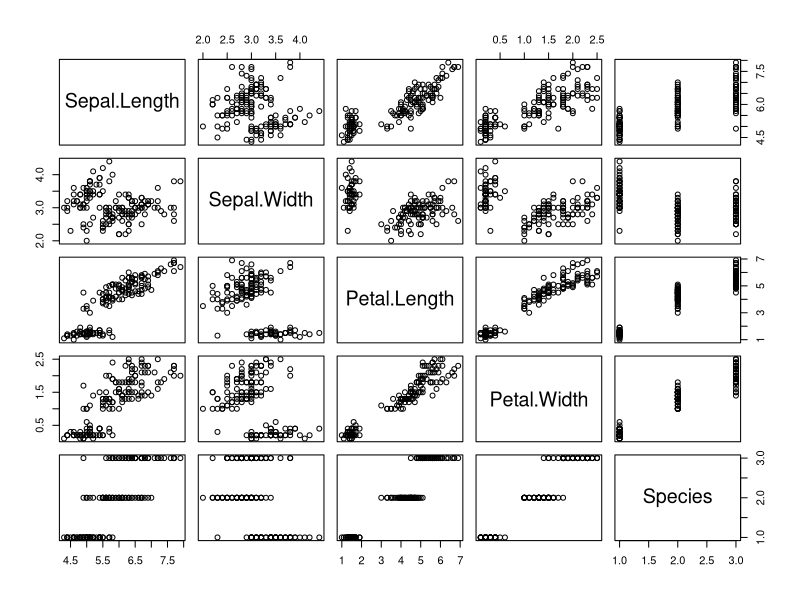
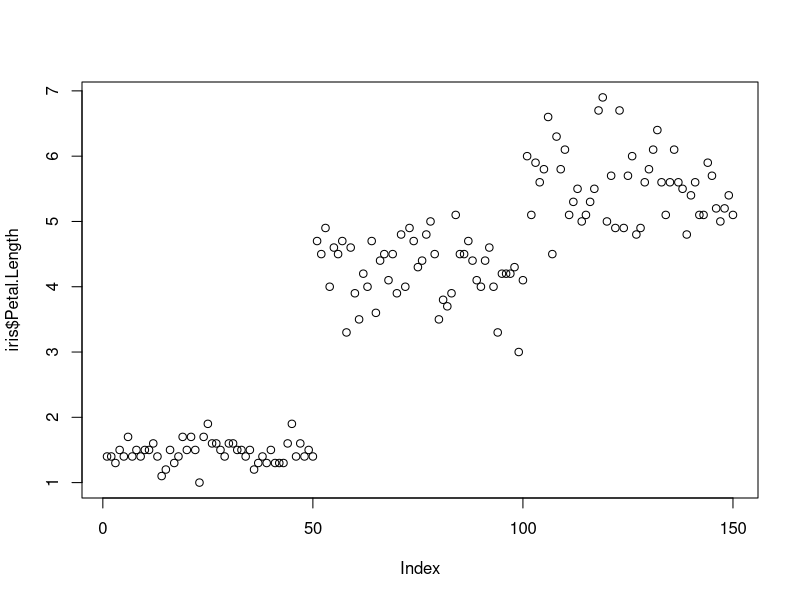
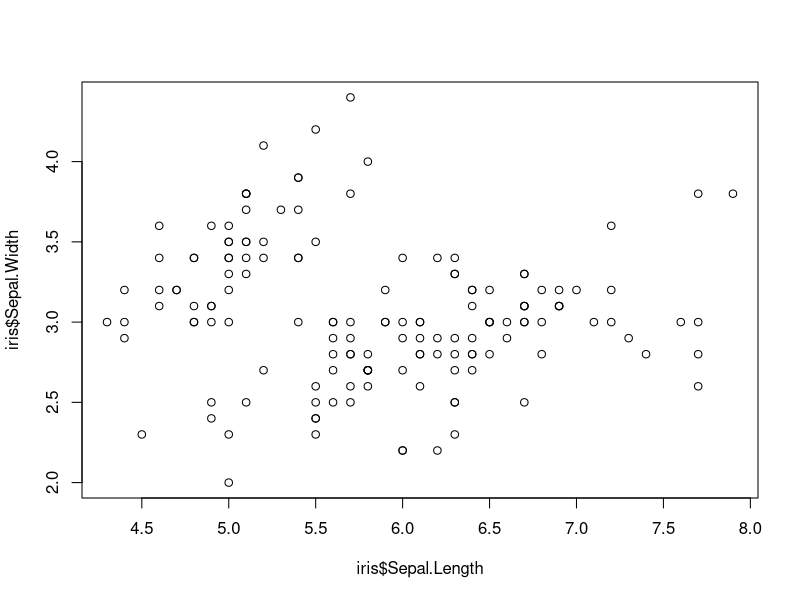
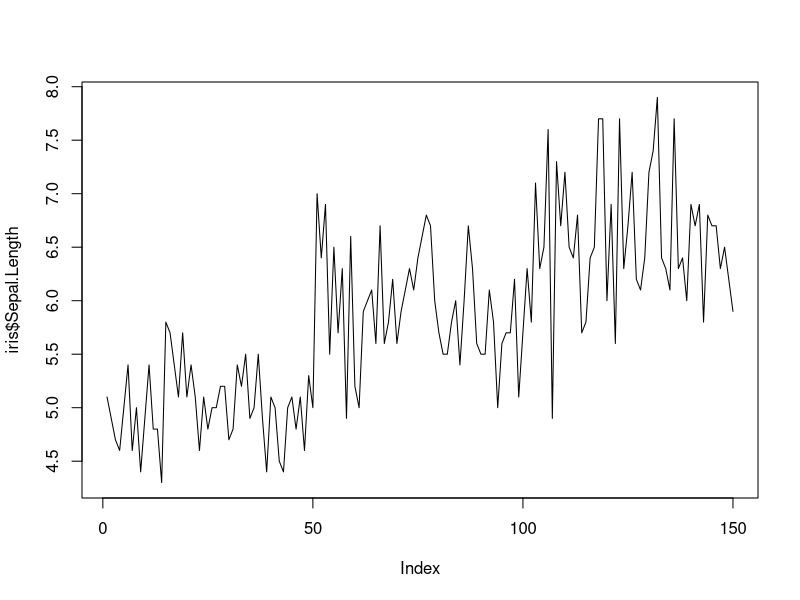
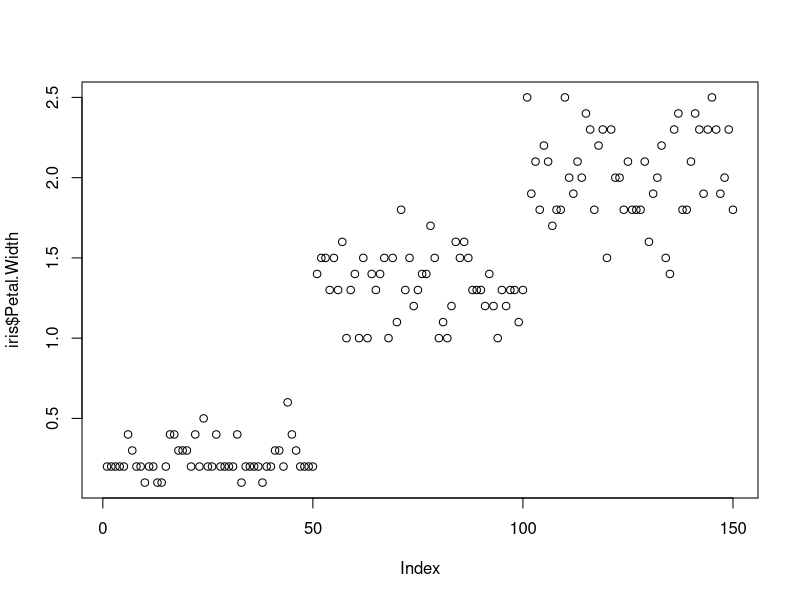
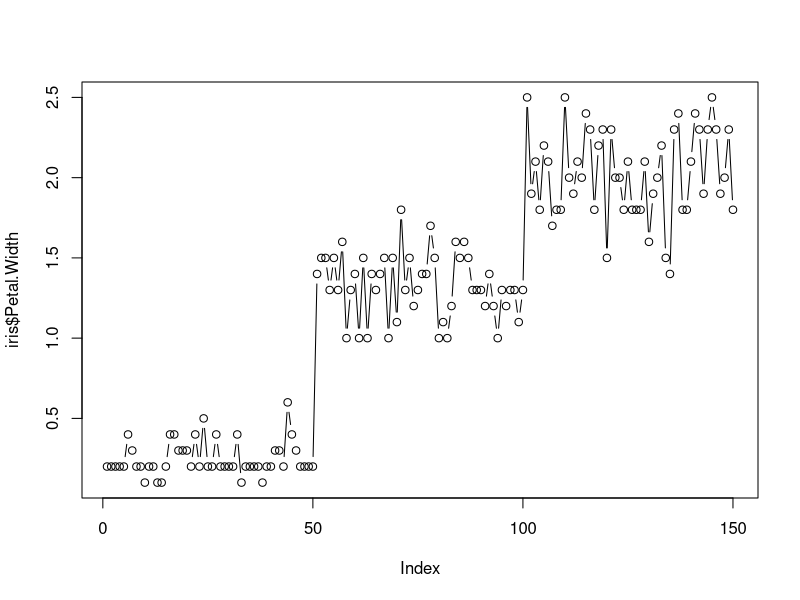
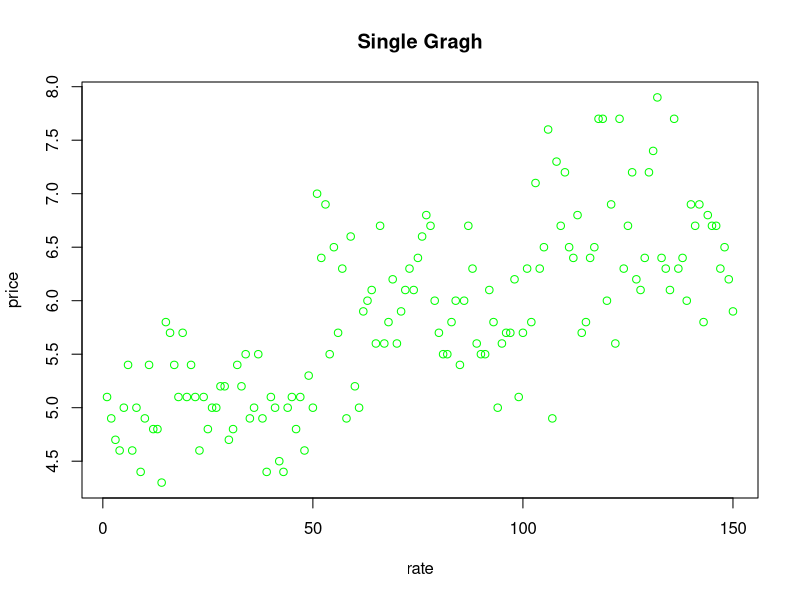
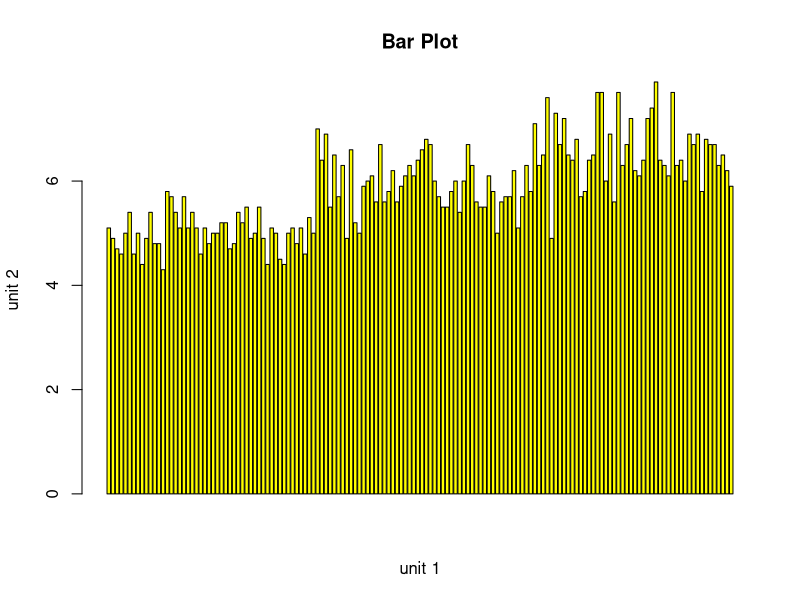

The R source for these figures, in order:

### Discriptive Statistis codes for Iris dataset ###

iris <-datasets::iris

### Top 10 Row ###

head(iris,10)

### Last 10 Row ###

tail(iris,10)

### Select Row ###

iris[1,]

### Select Coloum ###

iris[ ,3]

###Select Value form row and coloum ###

iris[4,1]

iris[c(1,4),1]

### Summary of the data - Mean, Median, Minimum and Maximum Value ###

summary(iris$Species)
summary(iris$Sepal.Length)
summary(iris)

### Graphical representation ###

plot(iris)
plot(iris$Petal.Length)
plot(iris$Sepal.Length,iris$Sepal.Width)
plot(iris$Sepal.Length,type="l")
plot(iris$Petal.Width,type = "p")
plot(iris$Petal.Width,type = "b")
plot(iris$Sepal.Length,xlab = "rate",ylab = "price",col="green",main = 'Single Gragh')

### Horizontal Bar Graph ###

barplot(iris$Sepal.Length,main = 'Bar Plot',xlab = 'unit 1',ylab = 'unit 2',col = 'yellow',horiz='F')

### Histogram ###

hist(iris$Sepal.Length)
hist(iris$Sepal.Width,col = 'blue',xlab = 'Sepal Length',ylab = 'Frequency',main = 'Histogram')

### Box Plot ###

## Single Box
boxplot(iris$Petal.Length,main='Box Plot')

## Multiple Box

boxplot(iris[1:4],main='Multiple')
